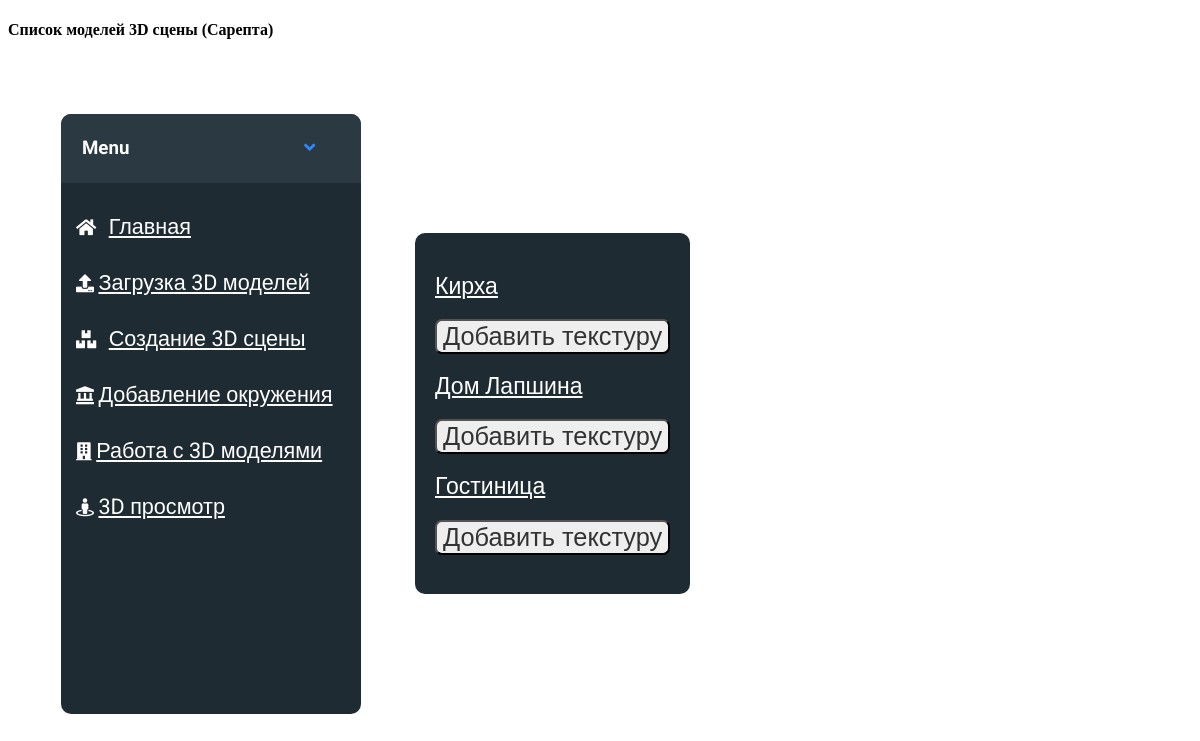
The page /manage/model_list/7 on the database as committed earlier.
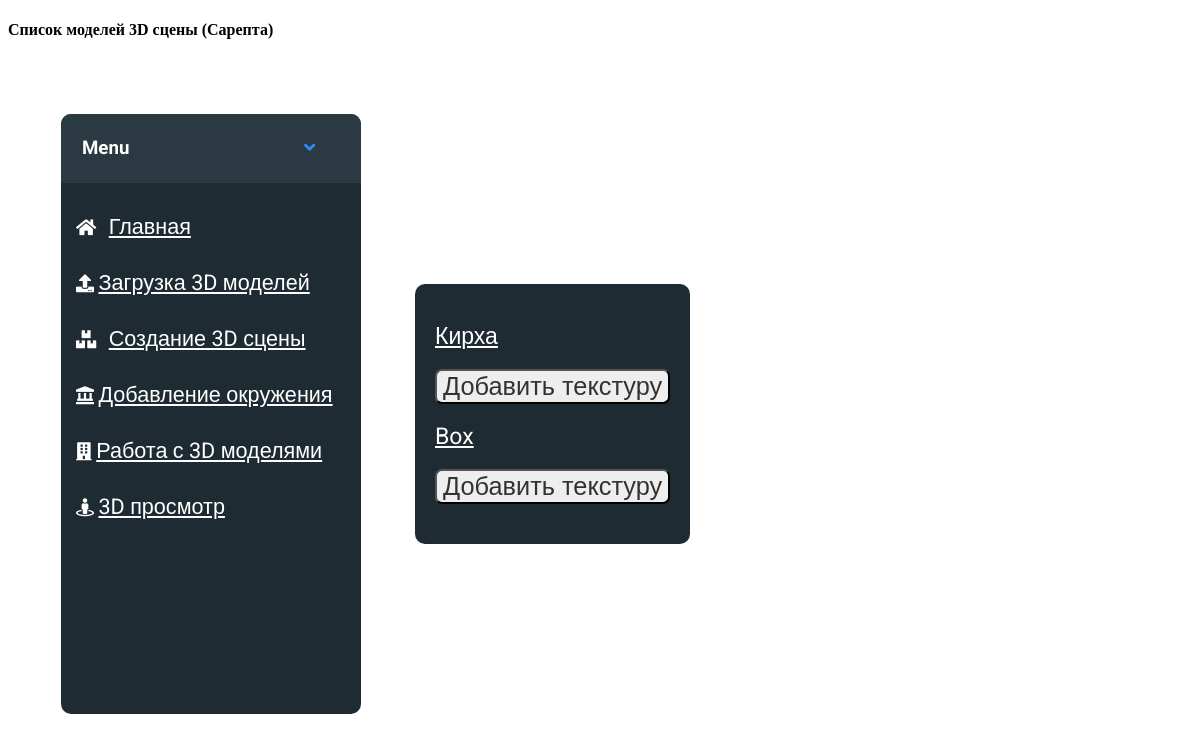
The same page on the database as committed later.
### loadmodels/models.py (models this page shows, shortened)
class Model3D(models.Model):
    name = models.CharField(max_length=100, verbose_name="Название модели")
    fname = models.FileField(upload_to="loadmodels/static/models",verbose_name="Файл модели (OBJ)")
    fname_mtl = models.FileField(upload_to="loadmodels/static/models",verbose_name="Файл с материалами модели (MTL)")
    height =  models.IntegerField(verbose_name="Высота объекта, м")
    descr = models.CharField(max_length=300,verbose_name="Краткое описание модели")
    scene = models.ForeignKey(Scene,on_delete=models.CASCADE,default=1,verbose_name="3D сцена")

### loadmodels/views.py (the view)
# urls.py: re_path('manage/model_list/([0-9]+)',model_list),
def model_list(req,id_scene):
    id_scene = int(id_scene)
    scene = Scene.objects.get(id=id_scene)
    models3d = Model3D.objects.filter(scene=scene)
    html = render(req,"model_list.html",{"models3d":models3d,"scene":scene})
    return HttpResponse(html)

### templates/model_list.html (shortened to what this page needs)
{% extends 'base.html'%}
{% block header %}
Список моделей 3D  сцены
({{ scene.name }})
{% endblock %}
{% block content %}
<div class="imit-forms">
{% for model in models3d %}
<p>
<a href="/manage/add_history_info/{{ model.id }}">
    {{ model.name }}
</a>
</p>
<p>
    <a href="/manage/add_texture_to_model/{{ model.id }}">
        <button>Добавить текстуру</button>
    </a>
</p>
{% endfor %}
</div>
{% endblock %}

Rows that differ between the two databases and show on the page:
removed Model3D: name "Дом Лапшина"
removed Model3D: name "Гостиница"
added Model3D: name "Box"
